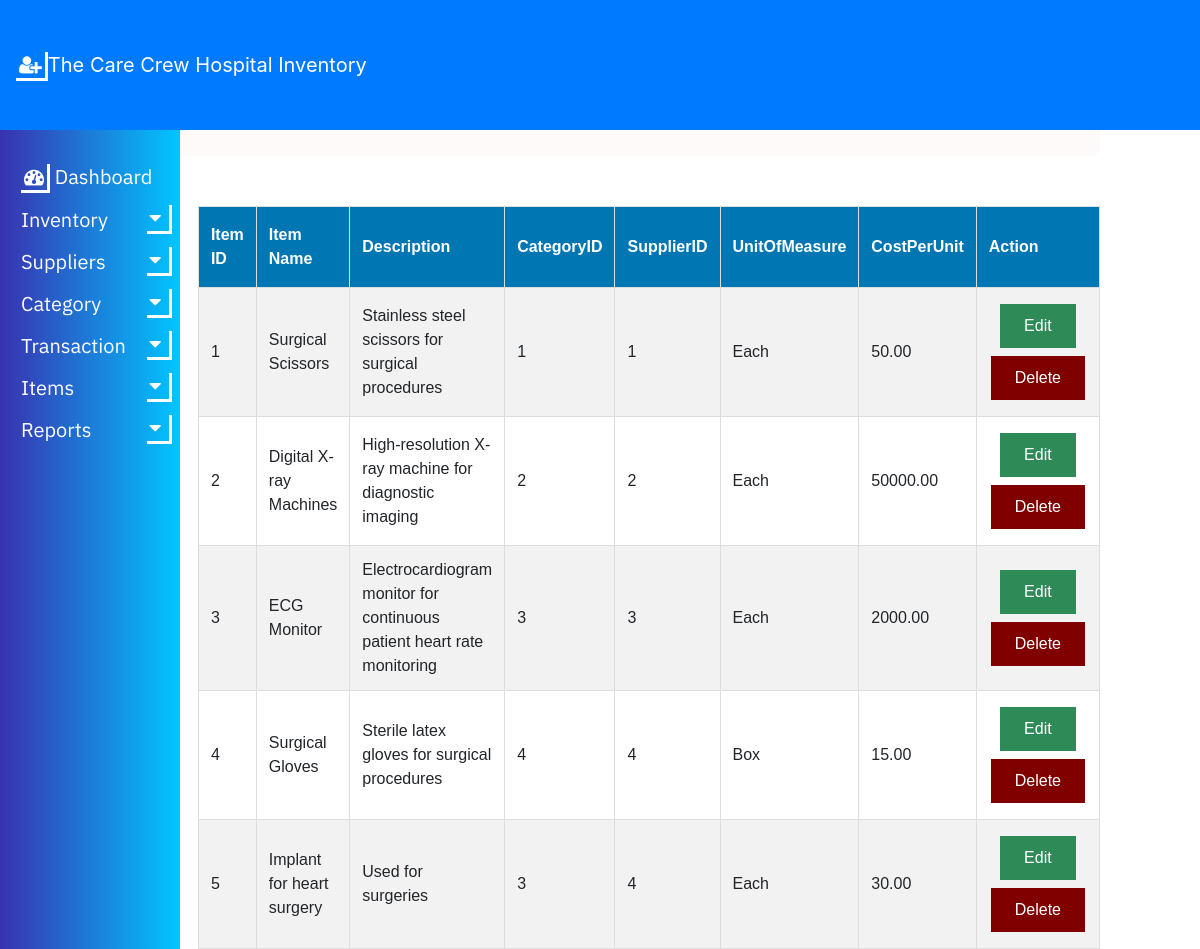
The page /HIMS/item-view.php on the database its author committed.
### tables this page shows
CREATE TABLE `item` (
  `ItemID` int(11) NOT NULL,
  `ItemName` varchar(255) DEFAULT NULL,
  `Description` text DEFAULT NULL,
  `CategoryID` int(11) DEFAULT NULL,
  `SupplierID` int(11) DEFAULT NULL,
  `UnitOfMeasure` varchar(50) DEFAULT NULL,
  `CostPerUnit` decimal(10,2) DEFAULT NULL
);

### HIMS/item-view.php (the view, shortened to what this page needs)
<?php
include 'common.php';
?>
<!DOCTYPE html>
<html>
<head>
<link rel="stylesheet" type="text/css" href="nav2.css">
<link rel="stylesheet" type="text/css" href="table1.css">
</head>
<body>
<nav class="navbar navbar-expand-lg navbar-dark bg-primary fixed-top">
        <a class="navbar-brand" href="#"><i class="fa fa-user-plus"></i>The Care Crew Hospital Inventory </a>
        <div class="collapse navbar-collapse" id="navbarSupportedContent">
        </div>
    </nav>
	<center>
	<div class="head">
	<h2> ITEM LIST</h2>
	</div>
	</center>
	<table align="right" id="table1" style="margin-right:100px;">
		<tr>
			<th>Item ID</th>
			<th>Item Name</th>
			<th>Description</th>
			<th>CategoryID</th>
			<th>SupplierID</th>
			<th>UnitOfMeasure</th>
			<th>CostPerUnit</th>
			<th>Action</th>
		</tr>
	<?php
	include "config.php";
	$sql = "SELECT ItemID,ItemName,Description,CategoryID,SupplierID,UnitOfMeasure,CostPerUnit FROM item";
	$result = $conn->query($sql);
	if ($result->num_rows > 0) {
		while($row = $result->fetch_assoc()) {
		echo "<tr>";
			echo "<td>" . $row["ItemID"]. "</td>";
			echo "<td>" . $row["ItemName"] . "</td>";
			echo "<td>" . $row["Description"]. "</td>";
			echo "<td>" . $row["CategoryID"]. "</td>";
			echo "<td>" . $row["SupplierID"] . "</td>";
			echo "<td>" . $row["UnitOfMeasure"]. "</td>";
			echo "<td>" . $row["CostPerUnit"]. "</td>";
			echo "<td align=center>";
				echo "<a class='button1 edit-btn' href=item-update.php?id=".$row['ItemID'].">Edit</a>";
				echo "<a class='button1 del-btn' href=item-delete.php?id=".$row['ItemID'].">Delete</a>";
			echo "</td>";
		echo "</tr>";
		}
	echo "</table>";
	}
	?>
</body>
</html>

### HIMS/nav2.css (style rules this page uses)
i { border: solid white; border-width: 0 3px 3px 0; display: inline-block; padding: 3px; }
div.head { width: 78%; font-family: Arial; background-color: #fffafa; color: #06427e; float: right; margin-top: -1px; margin-right: 100px; margin-left: 0px; top: 0; right: 0; overflow: auto; margin-top: 20px; padding: 15px; border-radius: 8px; }
#table1 { margin-top: 20px; }
body { padding-top: 60px; }

### HIMS/table1.css (style rules this page uses)
#table1 { font-family: Arial, sans-serif; border-collapse: collapse; margin-top: 50px; margin-right: 25px; width: 70%; }
#table1 td, #table1 th { border: 1px solid #ddd; padding: 12px; }
#table1 tr:nth-child(even) { background-color: #f2f2f2; }
#table1 th { padding-top: 16px; padding-bottom: 16px; text-align: left; background-color: #0077b3; color: white; }
.button1 { border: none; color: white; padding: 10px 24px; text-align: center; text-decoration: none; display: inline-block; margin: 4px 2px; cursor: pointer; }
.edit-btn { background-color: #2E8B57; }
.del-btn { background-color: #800000; }

### rows shown on the page
item: ItemID "1", ItemName "Surgical Scissors", Description "Stainless steel scissors for surgical procedures", CategoryID "1", SupplierID "1", UnitOfMeasure "Each", CostPerUnit "50.00"
item: ItemID "2", ItemName "Digital X-ray Machines", Description "High-resolution X-ray machine for diagnostic imaging", CategoryID "2", SupplierID "2", UnitOfMeasure "Each", CostPerUnit "50000.00"
item: ItemID "3", ItemName "ECG Monitor", Description "Electrocardiogram monitor for continuous patient heart rate monitoring", CategoryID "3", SupplierID "3", UnitOfMeasure "Each", CostPerUnit "2000.00"
item: ItemID "4", ItemName "Surgical Gloves", Description "Sterile latex gloves for surgical procedures", CategoryID "4", SupplierID "4", UnitOfMeasure "Box", CostPerUnit "15.00"
item: ItemID "5", ItemName "Implant for heart surgery", Description "Used for surgeries", CategoryID "3", SupplierID "4", UnitOfMeasure "Each", CostPerUnit "30.00"
